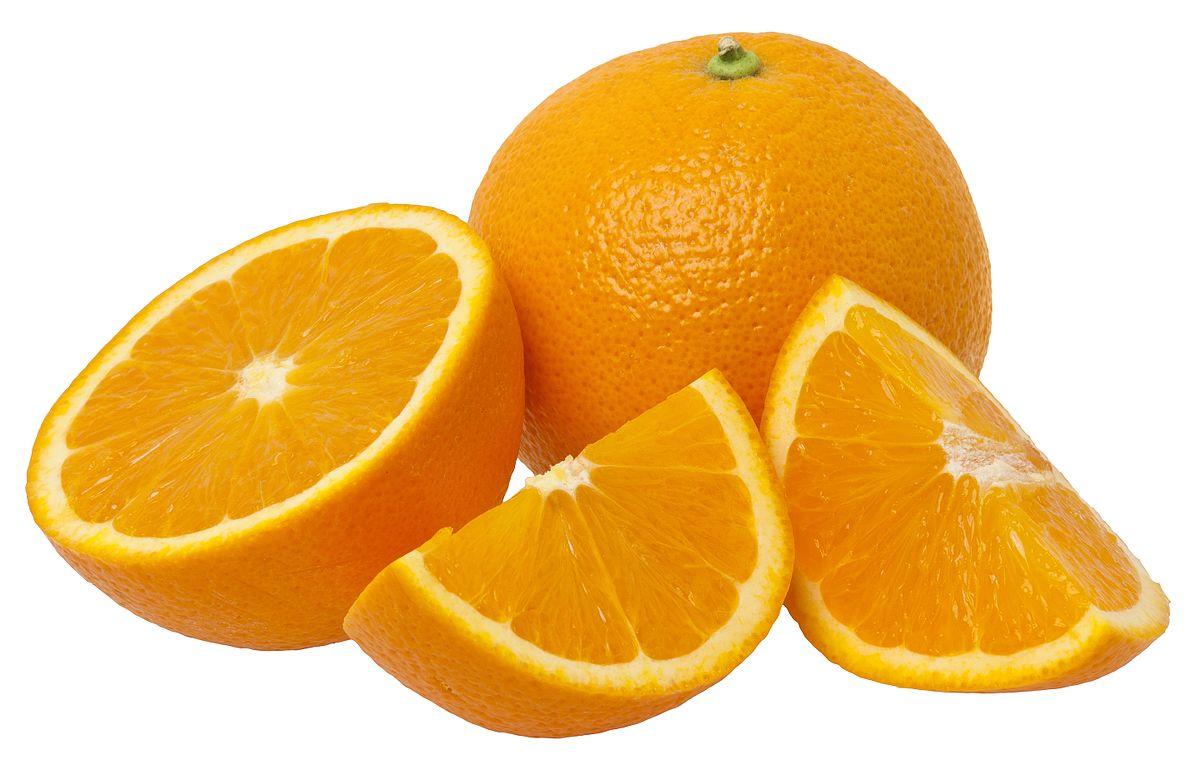
#> input picture PCT/data/images/orange.jpg, 1200 x 770 px
$ jupyter execute image_segmentation_kmeans_fcm_knn.ipynb
#> lines starting #> are read from the running program, lines starting #| are printed output that depends on the picture; after the words box and inside, x2 and y2 are one past the last pixel; in counts of white or black regions, pixels touching at a corner belong together
# Phân đoạn ảnh màu bằng K-Means, Fuzzy C-Means và KNN (kết hợp bảo toàn biên)

**Đề bài:** Phân đoạn ảnh màu bằng K-Means và Fuzzy C-Means (FCM), đồng thời dùng KNN để phân loại pixel dựa trên mẫu/nhãn đã xác định; kết hợp xử lý bảo toàn biên (edge-preserving processing). Thực hiện với số cụm K=3 đến 5 và so sánh kết quả.

1. **K** = số vùng/số lớp phân đoạn, áp dụng cho cả 3 phương pháp. Tham số riêng của KNN (số láng giềng) giữ cố định ở `N_NEIGHBORS`.
2. **"Mẫu/nhãn đã xác định" cho KNN**: tự động lấy mẫu từ kết quả K-Means (một số pixel đại diện mỗi lớp) làm tập huấn luyện cho KNN, sau đó KNN phân loại lại toàn bộ ảnh.
3. **Bảo toàn biên**: dùng bộ lọc song phương (bilateral filter) một lần trước khi đưa vào cả 3 phương pháp, để so sánh công bằng. Bản đồ biên Canny dùng để **đánh giá**, không dùng để huấn luyện.
4. **Thư viện**: `scikit-learn` cho K-Means và KNN; **Fuzzy C-Means tự cài bằng NumPy**.

[cell 1]
import time
import numpy as np
import cv2
import pandas as pd
import matplotlib.pyplot as plt
from sklearn.cluster import KMeans
from sklearn.neighbors import KNeighborsClassifier


IMAGE_PATH = "../../data/images/orange.jpg"
IMG_SIZE = (128, 128)       # (width, height) sau khi resize
K_VALUES = [3, 4, 5]        # so cum / so lop phan doan can so sanh
N_NEIGHBORS = 5             # so lang gieng cua KNN (co dinh, khac voi "K" o tren)
SAMPLES_PER_CLASS = 30      # so pixel mau lay cho moi lop de huan luyen KNN
RANDOM_STATE = 42

def load_image(path, size):
#> called with path = '../../data/images/orange.jpg', size = (128, 128)
    img_bgr = cv2.imread(path)
#> img_bgr is the input picture: shape (770, 1200, 3); mean B, G, R 127.5, 196.8, 240.7
    if img_bgr is None:
        raise FileNotFoundError(f"Khong doc duoc anh tai: {path}")
    img = cv2.cvtColor(img_bgr, cv2.COLOR_BGR2RGB)
    img = cv2.resize(img, size, interpolation=cv2.INTER_AREA)
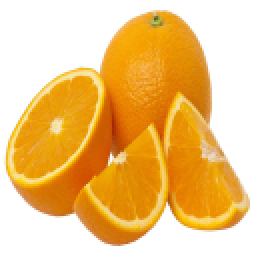
#> img: shape (128, 128, 3) (shown 2 times larger); mean R, G, B 240.7, 196.8, 127.5
    return img

img = load_image(IMAGE_PATH, IMG_SIZE)
print("Kich thuoc anh dau vao:", img.shape, img.dtype)
#| Kich thuoc anh dau vao: (128, 128, 3) uint8

## Bước 1 — Xử lý bảo toàn biên (edge-preserving) & bản đồ biên tham chiếu

[cell 2]
filtered = cv2.bilateralFilter(img, d=9, sigmaColor=75, sigmaSpace=75)
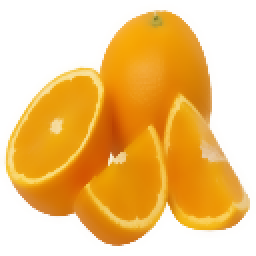
#> filtered: shape (128, 128, 3) (shown 2 times larger); mean R, G, B 240.7, 196.6, 127.1
gray = cv2.cvtColor(filtered, cv2.COLOR_RGB2GRAY)
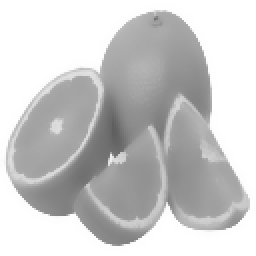
#> gray: shape (128, 128) (shown 2 times larger); min 95, max 255, mean 201.9
edges = cv2.Canny(gray, 50, 150)
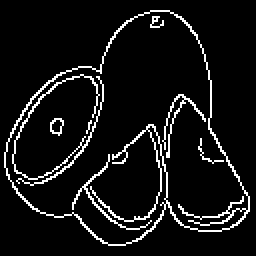
#> edges: shape (128, 128) (shown 2 times larger); 7.6% white in thin lines or dots, all inside (x1, y1, x2, y2) = (2, 5, 125, 123)
edge_total = np.count_nonzero(edges)
#> edge_total = 1239
print(f"So pixel bien (Canny) tren anh da loc: {edge_total} / {edges.size}")
#| So pixel bien (Canny) tren anh da loc: 1239 / 16384

fig, axes = plt.subplots(1, 3, figsize=(12, 4))
axes[0].imshow(img); axes[0].set_title("Anh goc"); axes[0].axis("off")
axes[1].imshow(filtered); axes[1].set_title("Sau loc song phuong\n(bao toan bien)"); axes[1].axis("off")
axes[2].imshow(edges, cmap="gray"); axes[2].set_title("Ban do bien (Canny)"); axes[2].axis("off")
plt.tight_layout()
plt.show()

## Bước 2 — Trích đặc trưng pixel (vector màu RGB, từ ảnh đã lọc)

[cell 3]
def build_features(image):
    h, w, c = image.shape
#> h = 128; w = 128; c = 3
    feats = image.reshape(-1, c).astype(np.float64)
    return feats, (h, w)

features, (H, W) = build_features(filtered)
#> H = 128; W = 128
print("Ma tran dac trung:", features.shape)
#| Ma tran dac trung: (16384, 3)

## Bước 3 — K-Means (`sklearn.cluster.KMeans`)

[cell 4]
def segment_kmeans(feats, k, random_state=RANDOM_STATE):
    t0 = time.time()
    km = KMeans(n_clusters=k, n_init=10, random_state=random_state)
    labels = km.fit_predict(feats)
    dt = time.time() - t0
    return labels, km.cluster_centers_, km.inertia_, dt

## Bước 4 — Fuzzy C-Means (implement bằng NumPy)

Thuật toán FCM chuẩn (Bezdek) với độ mờ `m=2`:
1. Khởi tạo ma trận thành viên `U` ngẫu nhiên (mỗi hàng tổng = 1).
2. Lặp: cập nhật tâm cụm (trung bình có trọng số `U^m`) → cập nhật `U` theo công thức khoảng cách nghịch đảo chuẩn FCM → dừng khi hội tụ hoặc đạt `max_iter`.
3. Nhãn cứng = `argmax` theo hàng của `U`.
4. **Fuzzy Partition Coefficient (FPC)** = trung bình của `U²` — càng gần 1 càng "rõ ràng", càng gần 1/K càng "mờ".

[cell 5]
def fuzzy_c_means(feats, c, m=2.0, max_iter=150, tol=1e-5, seed=RANDOM_STATE):
    rng = np.random.default_rng(seed)
    n, d = feats.shape
    U = rng.random((n, c))
    U = U / U.sum(axis=1, keepdims=True)

    t0 = time.time()
    n_iter_used = max_iter
    for iteration in range(max_iter):
        um = U ** m
        centers = (um.T @ feats) / um.sum(axis=0)[:, None]
        dist = np.linalg.norm(feats[:, None, :] - centers[None, :, :], axis=2)
        dist = np.fmax(dist, 1e-10)
        power = 2.0 / (m - 1.0)
        ratio = dist[:, :, None] / dist[:, None, :]
        U_new = 1.0 / np.sum(ratio ** power, axis=2)
        delta = np.linalg.norm(U_new - U)
        U = U_new
        if delta < tol:
            n_iter_used = iteration + 1
            break
    dt = time.time() - t0
    hard_labels = np.argmax(U, axis=1)
    fpc = np.sum(U ** 2) / n
    converged = n_iter_used < max_iter
    return hard_labels, U, centers, fpc, dt, n_iter_used, converged

## Bước 5 — KNN phân loại dựa trên mẫu/nhãn đã xác định

`sample_labeled_pixels()` lấy ngẫu nhiên một số pixel đại diện mỗi lớp từ kết quả K-Means làm **"mẫu/nhãn đã xác định"**; `classify_knn()` huấn luyện KNN trên đúng tập mẫu nhỏ này rồi phân loại lại **toàn bộ ảnh**.

[cell 6]
def sample_labeled_pixels(feats, cluster_labels, n_per_class, seed=RANDOM_STATE):
    rng = np.random.default_rng(seed)
    sample_feats, sample_labels = [], []
    for lab in np.unique(cluster_labels):
        idx = np.where(cluster_labels == lab)[0]
        chosen = rng.choice(idx, size=min(n_per_class, len(idx)), replace=False)
        sample_feats.append(feats[chosen])
        sample_labels.append(np.full(len(chosen), lab))
    return np.vstack(sample_feats), np.concatenate(sample_labels)


def classify_knn(feats, sample_feats, sample_labels, n_neighbors=N_NEIGHBORS):
    t0 = time.time()
    knn = KNeighborsClassifier(n_neighbors=n_neighbors)
    knn.fit(sample_feats, sample_labels)
    labels = knn.predict(feats)
    dt = time.time() - t0
    return labels, dt

## Chạy toàn bộ pipeline cho K = 3, 4, 5

[cell 7]
def label_boundary_map(label_img):
    gx = np.abs(np.diff(label_img.astype(int), axis=1))
    gy = np.abs(np.diff(label_img.astype(int), axis=0))
    boundary = np.zeros_like(label_img, dtype=np.uint8)
    boundary[:, :-1] |= (gx > 0).astype(np.uint8)
    boundary[:-1, :] |= (gy > 0).astype(np.uint8)
    return boundary


def labels_to_image(label_arr, feats, H, W):
    img_out = np.zeros_like(feats)
    for lab in np.unique(label_arr):
        mask = label_arr == lab
        img_out[mask] = feats[mask].mean(axis=0)
    return img_out.reshape(H, W, -1).astype(np.uint8)


results = {}
metrics_rows = []

for k in K_VALUES:
    km_labels, km_centers, wcss, km_dt = segment_kmeans(features, k)
    fcm_labels, U, fcm_centers, fpc, fcm_dt, fcm_iters, fcm_converged = fuzzy_c_means(features, k)
    sample_feats, sample_labels = sample_labeled_pixels(features, km_labels, SAMPLES_PER_CLASS)
    knn_labels, knn_dt = classify_knn(features, sample_feats, sample_labels)

    results[k] = {
        "kmeans": km_labels.reshape(H, W),
        "fcm": fcm_labels.reshape(H, W),
        "knn": knn_labels.reshape(H, W),
    }

    for method, lab_img, dt_val, extra in [
        ("K-Means", km_labels.reshape(H, W), km_dt, f"WCSS={wcss:.0f}"),
        ("FCM", fcm_labels.reshape(H, W), fcm_dt, f"FPC={fpc:.4f}, iters={fcm_iters}{'(hoi tu)' if fcm_converged else '(cham max_iter)'}"),
        ("KNN", knn_labels.reshape(H, W), knn_dt, f"mau/lop={SAMPLES_PER_CLASS}"),
    ]:
        boundary = label_boundary_map(lab_img)
        overlap = np.logical_and(boundary > 0, edges > 0).sum()
        pct = 100.0 * overlap / max(edge_total, 1)
        metrics_rows.append({
            "K": k, "Phuong phap": method, "Thoi gian (s)": round(dt_val, 4),
            "So pixel bien": int(boundary.sum()),
            "Trung khop Canny (%)": round(pct, 2),
            "Ghi chu": extra,
        })
#> this loop made 3 passes
#> (wcss, km_dt, fpc, fcm_dt, fcm_iters, fcm_converged, knn_dt) on passes 1 to 3: (8241295.4, 0.0341, 0.903, 0.122, 43, True, 0.248), (4951317.4, 0.0251, 0.845, 0.201, 53, True, 0.245), (3653011.6, 0.0332, 0.808, 0.729, 150, False, 0.245)
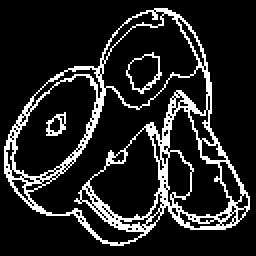
#> boundary: shape (128, 128) (shown 2 times larger); values 0 (black) and 1 (white), 14% white in thin lines or dots, all inside (x1, y1, x2, y2) = (2, 4, 125, 123)
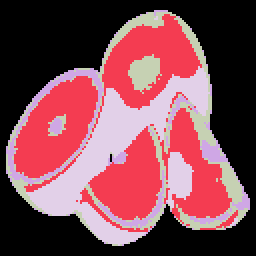
#> lab_img: shape (128, 128) int32 (shown 2 times larger); 5 distinct labels, from 0 to 4; one colour per label, 0 black
#> after the loop, metrics_rows = 9 items; results = 3 items

print("Da chay xong pipeline cho K =", K_VALUES)

## Bước 6 — Trực quan hoá kết quả (K=3,4,5 × 3 phương pháp)

[cell 8]
fig, axes = plt.subplots(len(K_VALUES), 5, figsize=(16, 3.2 * len(K_VALUES)))
for i, k in enumerate(K_VALUES):
    axes[i, 0].imshow(img); axes[i, 0].set_title(f"Anh goc (K={k})"); axes[i, 0].axis("off")
    axes[i, 1].imshow(edges, cmap="gray"); axes[i, 1].set_title("Canny edges"); axes[i, 1].axis("off")

    km_img = labels_to_image(results[k]["kmeans"].reshape(-1), features, H, W)
    axes[i, 2].imshow(km_img); axes[i, 2].set_title("K-Means"); axes[i, 2].axis("off")

    fcm_img = labels_to_image(results[k]["fcm"].reshape(-1), features, H, W)
    axes[i, 3].imshow(fcm_img); axes[i, 3].set_title("FCM"); axes[i, 3].axis("off")

    knn_img = labels_to_image(results[k]["knn"].reshape(-1), features, H, W)
    axes[i, 4].imshow(knn_img); axes[i, 4].set_title("KNN"); axes[i, 4].axis("off")
#> this loop made 3 passes
#> pass 1, `km_img = labels_to_image(results[k]["kmeans"].reshape(-1), features, H..`:
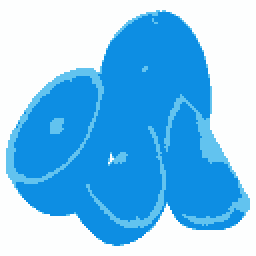
#> km_img: shape (128, 128, 3) (shown 2 times larger); mean of channels 0, 1, 2 240, 196, 126.4; drawn as B, G, R
#> pass 2, `km_img = labels_to_image(results[k]["kmeans"].reshape(-1), features, H..`:
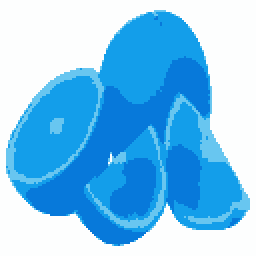
#> km_img: shape (128, 128, 3) (shown 2 times larger); mean of channels 0, 1, 2 240.1, 196.1, 126.4; drawn as B, G, R

plt.tight_layout()
plt.show()
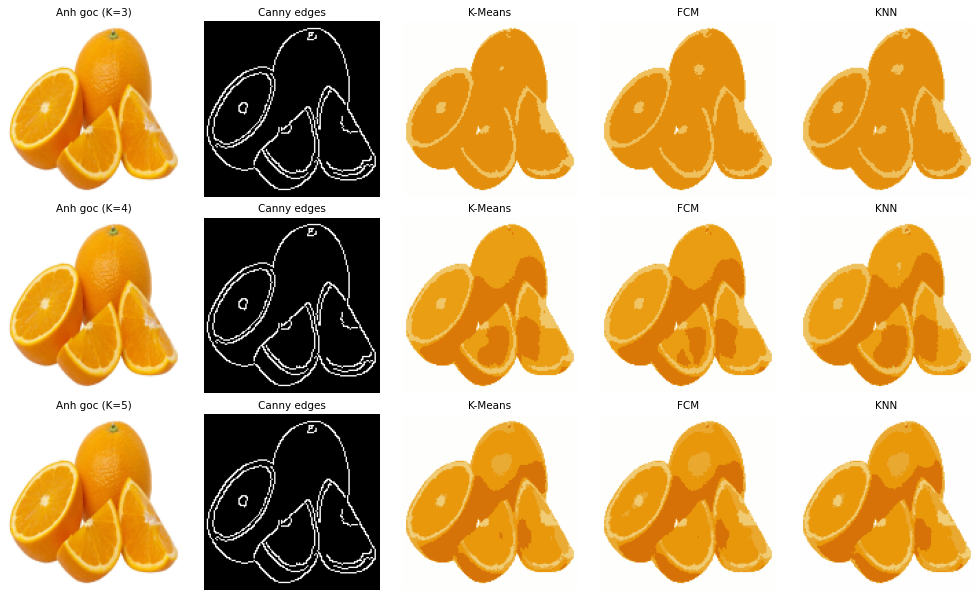
#> figure drawn by matplotlib, 15 panels

## Bước 7 — Bảng số liệu so sánh

[cell 9]
metrics_df = pd.DataFrame(metrics_rows)
#> metrics_df = table of 9 rows and 6 columns
metrics_df
#> Out = table of 9 rows and 6 columns
